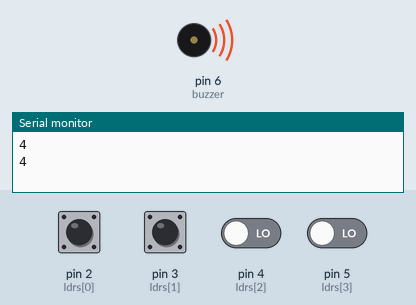
The sketch below on a simulated Arduino Uno, built with avr-gcc and run on an emulated ATmega328P. Parts: buzzer (waves = sounding, pin HIGH), the last lines printed to the serial monitor. The test bench sets the inputs (shaded band); at power-on: pin 2 (ldrs[0]), pin 3 (ldrs[1]) HIGH, pin 4 (ldrs[2]), pin 5 (ldrs[3]) LOW.

Above: at 2.1 s.
At 22.1 s:
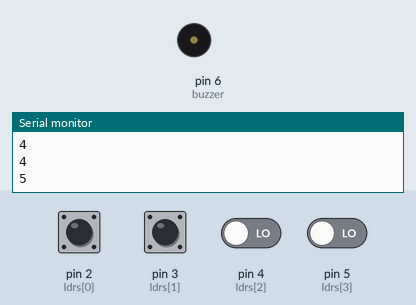
Timing chart, 0 to 23.6 s (numbered marks = the images above):
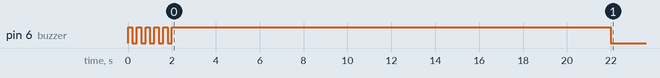

The sketch:

Laser-Tag-Receiver.ino
```cpp
int buzzer = 6;
int ldrs[4] = {2, 3, 4, 5};
int greenLed = 8;
int lives = 2;
bool cont = true;


void setup() {
  lives--;
  Serial.begin(9600);
  for (int i = 0; i < 4; i++) {pinMode(ldrs[i], INPUT);}
  pinMode(buzzer, OUTPUT);
}

void loop() {
  while (cont == true) {
    for (int i = 0; i < 4; i++) {
      if (digitalRead(ldrs[i]) == 0) {
        Serial.println(ldrs[i]);
        if (lives > 0) {
          lives--;
          for (int i = 0; i < 5; i++) {
            digitalWrite(buzzer, HIGH);
            delay(200);
            digitalWrite(buzzer, LOW);
            delay(200);
          }
        break;
        } else {
            cont = false;
            digitalWrite(buzzer, HIGH);
            delay(10000);
            digitalWrite(buzzer, LOW);
        }
      }
    }
  }
}
```

Measured:
- by itself, pin 6 (buzzer): goes 5 × (HIGH 0.20 s, LOW 0.20 s), HIGH 20.0 s, then LOW
